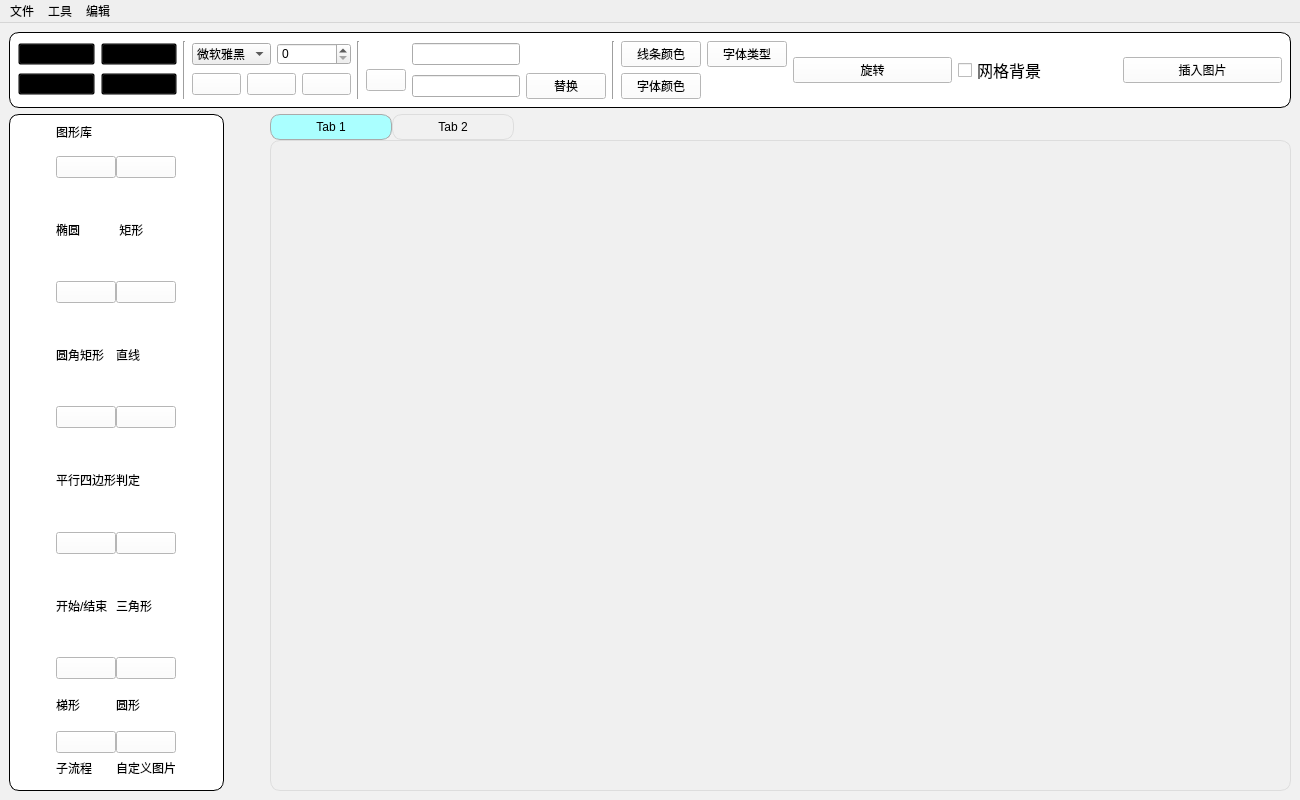
<?xml version="1.0" encoding="UTF-8"?>
<ui version="4.0">
 <class>FloatChatWindow</class>
 <widget class="QMainWindow" name="FloatChatWindow">
  <property name="enabled">
   <bool>true</bool>
  </property>
  <property name="geometry">
   <rect>
    <x>0</x>
    <y>0</y>
    <width>1300</width>
    <height>800</height>
   </rect>
  </property>
  <property name="sizePolicy">
   <sizepolicy hsizetype="Expanding" vsizetype="Expanding">
    <horstretch>5</horstretch>
    <verstretch>5</verstretch>
   </sizepolicy>
  </property>
  <property name="maximumSize">
   <size>
    <width>11111</width>
    <height>11111</height>
   </size>
  </property>
  <property name="windowTitle">
   <string>FloatChatWindow</string>
  </property>
  <property name="styleSheet">
   <string notr="true">QMainWindow {
	background-color: rgb(241, 241, 241)
}
QMenu {
  background: rgba(194, 254, 255);
  border: 4px solid rgba(170, 255, 255,0.4); /* 边框宽度为2px，样式为实线，颜色为白色 */
border-radius : 5px;
}
QMenu{
  width:110px;
  background : rgb(255, 255, 255)
}
QMenu::item{
  width:110px;
  height:50px;
	font: 9pt &quot;微软雅黑 Light&quot;;
}
QMenu::item{
  color::rgb(75, 75, 75)
  font-size:12px;
}
QMenu::item:hover{
  background-color:#409CE1;
}
QMenu::item:selected{
  background-color:#409CE1;
}
QPushButton {
	background-color:white;
}</string>
  </property>
  <widget class="QWidget" name="centralwidget">
   <property name="sizePolicy">
    <sizepolicy hsizetype="Preferred" vsizetype="Preferred">
     <horstretch>0</horstretch>
     <verstretch>0</verstretch>
    </sizepolicy>
   </property>
   <property name="minimumSize">
    <size>
     <width>0</width>
     <height>0</height>
    </size>
   </property>
   <property name="maximumSize">
    <size>
     <width>11111</width>
     <height>11111</height>
    </size>
   </property>
   <property name="styleSheet">
    <string notr="true">centralwidget {
background-color:rgb(240,240,240);
}
QLabel{
	background-color:white;
}</string>
   </property>
   <layout class="QGridLayout" name="gridLayout_21">
    <item row="0" column="0">
     <widget class="QWidget" name="widget_3" native="true">
      <property name="styleSheet">
       <string notr="true">#widget_3{
background-color:white;
border: 1px solid black;
border-radius : 10px;
}</string>
      </property>
      <layout class="QGridLayout" name="gridLayout_20">
       <item row="0" column="0">
        <layout class="QGridLayout" name="gridLayout">
         <item row="0" column="0">
          <widget class="QPushButton" name="pushButton_2">
           <property name="styleSheet">
            <string notr="true">background-color:transparent
</string>
           </property>
           <property name="text">
            <string/>
           </property>
           <property name="icon">
            <iconset resource="res.qrc">
             <normaloff>:/icon/icons/ctrlx.png</normaloff>:/icon/icons/ctrlx.png</iconset>
           </property>
           <property name="iconSize">
            <size>
             <width>20</width>
             <height>20</height>
            </size>
           </property>
          </widget>
         </item>
         <item row="0" column="1">
          <widget class="QPushButton" name="pushButton_3">
           <property name="styleSheet">
            <string notr="true">background-color:transparent
</string>
           </property>
           <property name="text">
            <string/>
           </property>
           <property name="icon">
            <iconset resource="res.qrc">
             <normaloff>:/icon/icons/copy.png</normaloff>:/icon/icons/copy.png</iconset>
           </property>
           <property name="iconSize">
            <size>
             <width>20</width>
             <height>20</height>
            </size>
           </property>
          </widget>
         </item>
         <item row="1" column="0">
          <widget class="QPushButton" name="pushButton_4">
           <property name="styleSheet">
            <string notr="true">background-color:transparent
</string>
           </property>
           <property name="text">
            <string/>
           </property>
           <property name="icon">
            <iconset resource="res.qrc">
             <normaloff>:/icon/icons/save.png</normaloff>:/icon/icons/save.png</iconset>
           </property>
           <property name="iconSize">
            <size>
             <width>20</width>
             <height>20</height>
            </size>
           </property>
          </widget>
         </item>
         <item row="1" column="1">
          <widget class="QPushButton" name="pushButton_5">
           <property name="styleSheet">
            <string notr="true">background-color:transparent
</string>
           </property>
           <property name="text">
            <string/>
           </property>
           <property name="icon">
            <iconset resource="res.qrc">
             <normaloff>:/icon/icons/clear.png</normaloff>:/icon/icons/clear.png</iconset>
           </property>
           <property name="iconSize">
            <size>
             <width>20</width>
             <height>20</height>
            </size>
           </property>
          </widget>
         </item>
        </layout>
       </item>
       <item row="0" column="1">
        <widget class="Line" name="line">
         <property name="orientation">
          <enum>Qt::Orientation::Vertical</enum>
         </property>
        </widget>
       </item>
       <item row="0" column="2">
        <layout class="QGridLayout" name="gridLayout_4">
         <item row="0" column="0">
          <layout class="QGridLayout" name="gridLayout_3">
           <item row="0" column="0">
            <widget class="QComboBox" name="comboBox">
             <item>
              <property name="text">
               <string>微软雅黑</string>
              </property>
             </item>
            </widget>
           </item>
           <item row="0" column="1">
            <widget class="QSpinBox" name="spinBox"/>
           </item>
          </layout>
         </item>
         <item row="1" column="0">
          <layout class="QGridLayout" name="gridLayout_2">
           <item row="0" column="0">
            <widget class="QPushButton" name="pushButton_6">
             <property name="text">
              <string/>
             </property>
             <property name="icon">
              <iconset resource="res.qrc">
               <normaloff>:/icon/icons/jiacu.png</normaloff>:/icon/icons/jiacu.png</iconset>
             </property>
            </widget>
           </item>
           <item row="0" column="1">
            <widget class="QPushButton" name="pushButton_7">
             <property name="text">
              <string/>
             </property>
             <property name="icon">
              <iconset resource="res.qrc">
               <normaloff>:/icon/icons/xt.png</normaloff>:/icon/icons/xt.png</iconset>
             </property>
            </widget>
           </item>
           <item row="0" column="2">
            <widget class="QPushButton" name="pushButton_8">
             <property name="text">
              <string/>
             </property>
             <property name="icon">
              <iconset resource="res.qrc">
               <normaloff>:/icon/icons/xhx.png</normaloff>:/icon/icons/xhx.png</iconset>
             </property>
            </widget>
           </item>
          </layout>
         </item>
        </layout>
       </item>
       <item row="0" column="3">
        <widget class="Line" name="line_2">
         <property name="orientation">
          <enum>Qt::Orientation::Vertical</enum>
         </property>
        </widget>
       </item>
       <item row="0" column="4">
        <layout class="QGridLayout" name="gridLayout_19">
         <item row="0" column="1" rowspan="2">
          <widget class="QLineEdit" name="lineEdit">
           <property name="sizePolicy">
            <sizepolicy hsizetype="Fixed" vsizetype="Fixed">
             <horstretch>0</horstretch>
             <verstretch>0</verstretch>
            </sizepolicy>
           </property>
          </widget>
         </item>
         <item row="0" column="2">
          <widget class="QLabel" name="label_13">
           <property name="styleSheet">
            <string notr="true">image : url(:/icon/icons/ss.png)</string>
           </property>
           <property name="text">
            <string/>
           </property>
          </widget>
         </item>
         <item row="1" column="0" rowspan="2">
          <widget class="QPushButton" name="pushButton_9">
           <property name="text">
            <string/>
           </property>
           <property name="icon">
            <iconset resource="res.qrc">
             <normaloff>:/icon/icons/tianse.png</normaloff>:/icon/icons/tianse.png</iconset>
           </property>
           <property name="iconSize">
            <size>
             <width>24</width>
             <height>24</height>
            </size>
           </property>
          </widget>
         </item>
         <item row="2" column="1">
          <widget class="QLineEdit" name="lineEdit_2">
           <property name="sizePolicy">
            <sizepolicy hsizetype="Fixed" vsizetype="Fixed">
             <horstretch>0</horstretch>
             <verstretch>0</verstretch>
            </sizepolicy>
           </property>
          </widget>
         </item>
         <item row="2" column="2">
          <widget class="QPushButton" name="pushButton_14">
           <property name="text">
            <string>替换</string>
           </property>
          </widget>
         </item>
        </layout>
       </item>
       <item row="0" column="5">
        <widget class="Line" name="line_3">
         <property name="orientation">
          <enum>Qt::Orientation::Vertical</enum>
         </property>
        </widget>
       </item>
       <item row="0" column="6">
        <layout class="QGridLayout" name="gridLayout_6">
         <item row="0" column="1">
          <widget class="QPushButton" name="pushButton_12">
           <property name="text">
            <string>字体类型</string>
           </property>
          </widget>
         </item>
         <item row="0" column="0">
          <widget class="QPushButton" name="pushButton_10">
           <property name="text">
            <string>线条颜色</string>
           </property>
          </widget>
         </item>
         <item row="1" column="0">
          <widget class="QPushButton" name="pushButton_11">
           <property name="text">
            <string>字体颜色</string>
           </property>
          </widget>
         </item>
        </layout>
       </item>
       <item row="0" column="7">
        <widget class="QPushButton" name="pushButton_13">
         <property name="text">
          <string>旋转</string>
         </property>
         <property name="icon">
          <iconset resource="res.qrc">
           <normaloff>:/icon/icons/rotate2.png</normaloff>:/icon/icons/rotate2.png</iconset>
         </property>
         <property name="iconSize">
          <size>
           <width>30</width>
           <height>30</height>
          </size>
         </property>
        </widget>
       </item>
       <item row="0" column="8">
        <widget class="QCheckBox" name="checkBox">
         <property name="font">
          <font>
           <pointsize>12</pointsize>
          </font>
         </property>
         <property name="text">
          <string>网格背景</string>
         </property>
        </widget>
       </item>
       <item row="0" column="9">
        <widget class="QPushButton" name="pushButton_15">
         <property name="text">
          <string>插入图片</string>
         </property>
        </widget>
       </item>
      </layout>
     </widget>
    </item>
    <item row="1" column="0">
     <layout class="QHBoxLayout" name="horizontalLayout">
      <item>
       <widget class="QWidget" name="widget_2" native="true">
        <property name="sizePolicy">
         <sizepolicy hsizetype="Expanding" vsizetype="Expanding">
          <horstretch>21</horstretch>
          <verstretch>0</verstretch>
         </sizepolicy>
        </property>
        <property name="styleSheet">
         <string notr="true">#widget_2{
background-color:white;
border: 1px solid black;
border-radius : 10px;
align:center;
   qproperty-alignment:AlignCenter;
}
QLabel {
    align: center;
   qproperty-alignment:AlignCenter;
 
	font: 290 14pt &quot;微软雅黑 Light&quot;;
}
</string>
        </property>
        <layout class="QGridLayout" name="gridLayout_22">
         <item row="0" column="0">
          <widget class="QLabel" name="label">
           <property name="sizePolicy">
            <sizepolicy hsizetype="Fixed" vsizetype="Fixed">
             <horstretch>0</horstretch>
             <verstretch>0</verstretch>
            </sizepolicy>
           </property>
           <property name="styleSheet">
            <string notr="true">font: 290 22pt &quot;微软雅黑 Light&quot;;</string>
           </property>
           <property name="text">
            <string>图形库</string>
           </property>
          </widget>
         </item>
         <item row="1" column="0">
          <widget class="Line" name="line_4">
           <property name="sizePolicy">
            <sizepolicy hsizetype="Fixed" vsizetype="Fixed">
             <horstretch>0</horstretch>
             <verstretch>0</verstretch>
            </sizepolicy>
           </property>
           <property name="orientation">
            <enum>Qt::Orientation::Horizontal</enum>
           </property>
          </widget>
         </item>
         <item row="2" column="0">
          <layout class="QGridLayout" name="gridLayout_16">
           <property name="leftMargin">
            <number>0</number>
           </property>
           <property name="rightMargin">
            <number>0</number>
           </property>
           <property name="spacing">
            <number>0</number>
           </property>
           <item row="2" column="1">
            <layout class="QGridLayout" name="gridLayout_11">
             <item row="0" column="0">
              <widget class="QPushButton" name="pushButton_lx">
               <property name="styleSheet">
                <string notr="true"/>
               </property>
               <property name="text">
                <string/>
               </property>
               <property name="icon">
                <iconset resource="res.qrc">
                 <normaloff>:/icon/icons/lx.png</normaloff>:/icon/icons/lx.png</iconset>
               </property>
               <property name="iconSize">
                <size>
                 <width>40</width>
                 <height>40</height>
                </size>
               </property>
              </widget>
             </item>
             <item row="1" column="0">
              <widget class="QLabel" name="label_7">
               <property name="text">
                <string>判定</string>
               </property>
              </widget>
             </item>
            </layout>
           </item>
           <item row="3" column="0">
            <layout class="QGridLayout" name="gridLayout_12">
             <item row="1" column="0">
              <widget class="QLabel" name="label_8">
               <property name="text">
                <string>开始/结束</string>
               </property>
              </widget>
             </item>
             <item row="0" column="0">
              <widget class="QPushButton" name="pushButton_jnjx">
               <property name="text">
                <string/>
               </property>
               <property name="icon">
                <iconset resource="res.qrc">
                 <normaloff>:/icon/icons/jnjx.svg</normaloff>:/icon/icons/jnjx.svg</iconset>
               </property>
               <property name="iconSize">
                <size>
                 <width>40</width>
                 <height>40</height>
                </size>
               </property>
              </widget>
             </item>
            </layout>
           </item>
           <item row="1" column="0">
            <layout class="QGridLayout" name="gridLayout_8">
             <item row="0" column="0">
              <widget class="QPushButton" name="pushButton_yjjx">
               <property name="text">
                <string/>
               </property>
               <property name="icon">
                <iconset resource="res.qrc">
                 <normaloff>:/icon/icons/yjjx.png</normaloff>:/icon/icons/yjjx.png</iconset>
               </property>
               <property name="iconSize">
                <size>
                 <width>40</width>
                 <height>40</height>
                </size>
               </property>
              </widget>
             </item>
             <item row="1" column="0">
              <widget class="QLabel" name="label_4">
               <property name="text">
                <string>圆角矩形</string>
               </property>
              </widget>
             </item>
            </layout>
           </item>
           <item row="4" column="1">
            <layout class="QGridLayout" name="gridLayout_15">
             <item row="1" column="0">
              <widget class="QLabel" name="label_11">
               <property name="text">
                <string>圆形</string>
               </property>
              </widget>
             </item>
             <item row="0" column="0">
              <widget class="QPushButton" name="pushButton_yx">
               <property name="text">
                <string/>
               </property>
               <property name="icon">
                <iconset resource="res.qrc">
                 <normaloff>:/icon/icons/yx.svg</normaloff>:/icon/icons/yx.svg</iconset>
               </property>
               <property name="iconSize">
                <size>
                 <width>40</width>
                 <height>40</height>
                </size>
               </property>
              </widget>
             </item>
             <item row="2" column="0">
              <layout class="QGridLayout" name="gridLayout_18">
               <item row="0" column="0">
                <widget class="QPushButton" name="pushButton_tx_3">
                 <property name="text">
                  <string/>
                 </property>
                 <property name="icon">
                  <iconset resource="res.qrc">
                   <normaloff>:/icon/icons/diy.png</normaloff>:/icon/icons/diy.png</iconset>
                 </property>
                 <property name="iconSize">
                  <size>
                   <width>40</width>
                   <height>40</height>
                  </size>
                 </property>
                </widget>
               </item>
               <item row="1" column="0">
                <widget class="QLabel" name="label_14">
                 <property name="text">
                  <string>自定义图片</string>
                 </property>
                </widget>
               </item>
              </layout>
             </item>
            </layout>
           </item>
           <item row="0" column="1">
            <layout class="QGridLayout" name="gridLayout_7">
             <item row="0" column="0">
              <widget class="QPushButton" name="pushButton_jx">
               <property name="text">
                <string/>
               </property>
               <property name="icon">
                <iconset resource="res.qrc">
                 <normaloff>:/icon/icons/jx.png</normaloff>:/icon/icons/jx.png</iconset>
               </property>
               <property name="iconSize">
                <size>
                 <width>40</width>
                 <height>40</height>
                </size>
               </property>
              </widget>
             </item>
             <item row="1" column="0">
              <widget class="QLabel" name="label_3">
               <property name="text">
                <string> 矩形</string>
               </property>
              </widget>
             </item>
            </layout>
           </item>
           <item row="2" column="0">
            <layout class="QGridLayout" name="gridLayout_10">
             <item row="0" column="0">
              <widget class="QPushButton" name="pushButton_pxsbx">
               <property name="styleSheet">
                <string notr="true"/>
               </property>
               <property name="text">
                <string/>
               </property>
               <property name="icon">
                <iconset resource="res.qrc">
                 <normaloff>:/icon/icons/pxsbx.svg</normaloff>:/icon/icons/pxsbx.svg</iconset>
               </property>
               <property name="iconSize">
                <size>
                 <width>40</width>
                 <height>40</height>
                </size>
               </property>
              </widget>
             </item>
             <item row="1" column="0">
              <widget class="QLabel" name="label_6">
               <property name="text">
                <string>平行四边形</string>
               </property>
              </widget>
             </item>
            </layout>
           </item>
           <item row="0" column="0">
            <layout class="QGridLayout" name="gridLayout_5">
             <item row="1" column="0">
              <widget class="QPushButton" name="pushButton">
               <property name="styleSheet">
                <string notr="true"> text-align: bottom;						/* 文本的位置 */

</string>
               </property>
               <property name="text">
                <string/>
               </property>
               <property name="icon">
                <iconset resource="res.qrc">
                 <normaloff>:/icon/icons/eli.png</normaloff>:/icon/icons/eli.png</iconset>
               </property>
               <property name="iconSize">
                <size>
                 <width>40</width>
                 <height>40</height>
                </size>
               </property>
              </widget>
             </item>
             <item row="2" column="0">
              <widget class="QLabel" name="label_2">
               <property name="styleSheet">
                <string notr="true">text-align : center;
align-self:center</string>
               </property>
               <property name="text">
                <string>椭圆</string>
               </property>
              </widget>
             </item>
            </layout>
           </item>
           <item row="3" column="1">
            <layout class="QGridLayout" name="gridLayout_13">
             <item row="0" column="0">
              <widget class="QPushButton" name="pushButton_sjx">
               <property name="text">
                <string/>
               </property>
               <property name="icon">
                <iconset resource="res.qrc">
                 <normaloff>:/icon/icons/sjx.svg</normaloff>:/icon/icons/sjx.svg</iconset>
               </property>
               <property name="iconSize">
                <size>
                 <width>40</width>
                 <height>40</height>
                </size>
               </property>
              </widget>
             </item>
             <item row="1" column="0">
              <widget class="QLabel" name="label_9">
               <property name="text">
                <string>三角形</string>
               </property>
              </widget>
             </item>
            </layout>
           </item>
           <item row="1" column="1">
            <layout class="QGridLayout" name="gridLayout_9">
             <item row="0" column="0">
              <widget class="QPushButton" name="pushButton_line">
               <property name="text">
                <string/>
               </property>
               <property name="icon">
                <iconset resource="res.qrc">
                 <normaloff>:/icon/icons/line.png</normaloff>:/icon/icons/line.png</iconset>
               </property>
               <property name="iconSize">
                <size>
                 <width>40</width>
                 <height>40</height>
                </size>
               </property>
              </widget>
             </item>
             <item row="1" column="0">
              <widget class="QLabel" name="label_5">
               <property name="text">
                <string>直线</string>
               </property>
              </widget>
             </item>
            </layout>
           </item>
           <item row="4" column="0">
            <layout class="QGridLayout" name="gridLayout_14">
             <item row="1" column="0">
              <widget class="QLabel" name="label_10">
               <property name="text">
                <string>梯形</string>
               </property>
              </widget>
             </item>
             <item row="0" column="0">
              <widget class="QPushButton" name="pushButton_tx">
               <property name="text">
                <string/>
               </property>
               <property name="icon">
                <iconset resource="res.qrc">
                 <normaloff>:/icon/icons/tx.svg</normaloff>:/icon/icons/tx.svg</iconset>
               </property>
               <property name="iconSize">
                <size>
                 <width>40</width>
                 <height>40</height>
                </size>
               </property>
              </widget>
             </item>
             <item row="2" column="0">
              <layout class="QGridLayout" name="gridLayout_17">
               <item row="1" column="0">
                <widget class="QLabel" name="label_12">
                 <property name="text">
                  <string>子流程</string>
                 </property>
                </widget>
               </item>
               <item row="0" column="0">
                <widget class="QPushButton" name="pushButton_tx_2">
                 <property name="text">
                  <string/>
                 </property>
                 <property name="icon">
                  <iconset resource="res.qrc">
                   <normaloff>:/icon/icons/zlc.png</normaloff>:/icon/icons/zlc.png</iconset>
                 </property>
                 <property name="iconSize">
                  <size>
                   <width>40</width>
                   <height>40</height>
                  </size>
                 </property>
                </widget>
               </item>
              </layout>
             </item>
            </layout>
           </item>
          </layout>
         </item>
        </layout>
       </widget>
      </item>
      <item>
       <spacer name="horizontalSpacer">
        <property name="orientation">
         <enum>Qt::Orientation::Horizontal</enum>
        </property>
        <property name="sizeHint" stdset="0">
         <size>
          <width>40</width>
          <height>20</height>
         </size>
        </property>
       </spacer>
      </item>
      <item>
       <widget class="QTabWidget" name="tabWidget">
        <property name="sizePolicy">
         <sizepolicy hsizetype="Maximum" vsizetype="Maximum">
          <horstretch>100</horstretch>
          <verstretch>5</verstretch>
         </sizepolicy>
        </property>
        <property name="maximumSize">
         <size>
          <width>1500</width>
          <height>900</height>
         </size>
        </property>
        <property name="styleSheet">
         <string notr="true">QTabWidget::pane {
    border: 1px solid #ddd;
    border-radius: 10px;
	background-color: rgb(240,240,240);
}

QTabBar::tab {
    border: 1px solid #ddd;
    border-radius: 10px;
    padding: 5px 10px;
	width:100px;
}

QTabBar::tab:selected {
    background: rgb(170, 255, 255);
    border: 1px solid #aaa;
}

QTabBar::tab:hover {
    background: #e0e0e0;
}
</string>
        </property>
        <property name="currentIndex">
         <number>0</number>
        </property>
        <widget class="QWidget" name="tab">
         <attribute name="title">
          <string>Tab 1</string>
         </attribute>
        </widget>
        <widget class="QWidget" name="tab_2">
         <attribute name="title">
          <string>Tab 2</string>
         </attribute>
        </widget>
       </widget>
      </item>
     </layout>
    </item>
   </layout>
  </widget>
  <widget class="QMenuBar" name="menuBar">
   <property name="geometry">
    <rect>
     <x>0</x>
     <y>0</y>
     <width>1300</width>
     <height>22</height>
    </rect>
   </property>
   <widget class="QMenu" name="menu">
    <property name="title">
     <string>文件</string>
    </property>
    <property name="icon">
     <iconset resource="res.qrc">
      <normaloff>:/icon/icons/wenjian.png</normaloff>:/icon/icons/wenjian.png</iconset>
    </property>
    <addaction name="actionnew_2"/>
    <addaction name="actionsave"/>
    <addaction name="action"/>
    <addaction name="action_2"/>
   </widget>
   <widget class="QMenu" name="menu_2">
    <property name="title">
     <string>工具</string>
    </property>
    <property name="icon">
     <iconset resource="res.qrc">
      <normaloff>:/icon/icons/gongju.png</normaloff>:/icon/icons/gongju.png</iconset>
    </property>
   </widget>
   <widget class="QMenu" name="menu_3">
    <property name="title">
     <string>编辑</string>
    </property>
    <property name="icon">
     <iconset resource="res.qrc">
      <normaloff>:/icon/icons/bianji.png</normaloff>:/icon/icons/bianji.png</iconset>
    </property>
   </widget>
   <addaction name="menu"/>
   <addaction name="menu_2"/>
   <addaction name="menu_3"/>
  </widget>
  <action name="actionnew">
   <property name="text">
    <string>new</string>
   </property>
  </action>
  <action name="actionnew_2">
   <property name="text">
    <string>新建文件</string>
   </property>
  </action>
  <action name="actionsave">
   <property name="text">
    <string>保存文件</string>
   </property>
  </action>
  <action name="action">
   <property name="text">
    <string>导入文件</string>
   </property>
  </action>
  <action name="action_2">
   <property name="text">
    <string>另存为</string>
   </property>
  </action>
 </widget>
 <resources>
  <include location="res.qrc"/>
 </resources>
 <connections/>
</ui>
